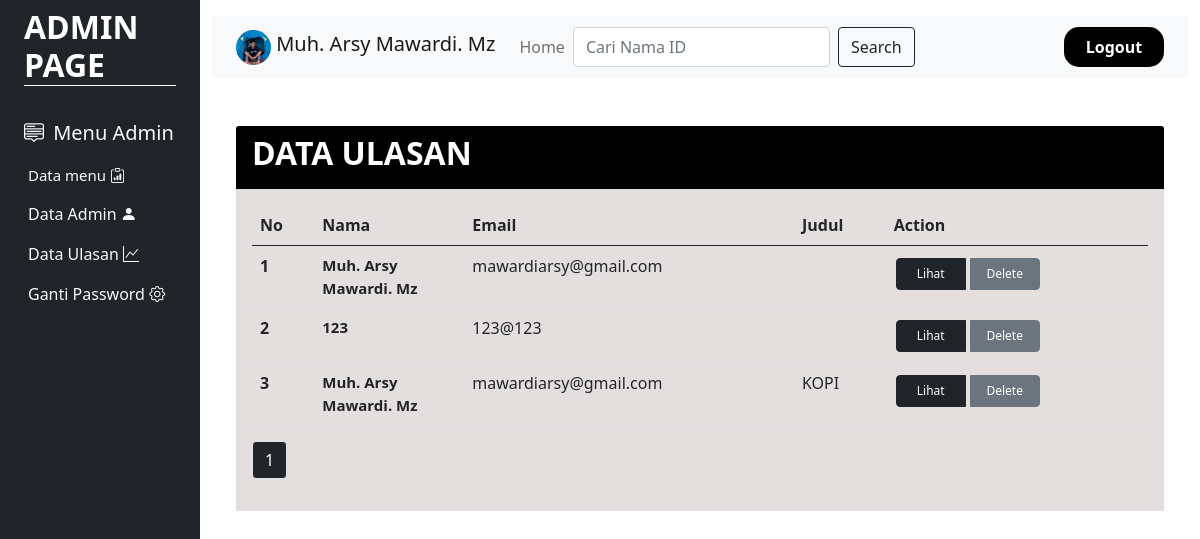
/admin/dataulasanpage.php (signed in), run on the app's committed database.
### tables this page shows
CREATE TABLE `user` (
  `id` varchar(30) NOT NULL,
  `username` varchar(50) NOT NULL,
  `email` varchar(50) NOT NULL,
  `jeniskelamin` enum('Laki-Laki','Perempuan','','') NOT NULL,
  `pekerjaan` varchar(50) NOT NULL,
  `password_user` varchar(50) NOT NULL,
  `thumbnail` varchar(255) NOT NULL,
  `level_user` varchar(15) NOT NULL
);

CREATE TABLE `ulasan` (
  `id_ulasan` int(11) NOT NULL,
  `id_user` varchar(50) NOT NULL,
  `judul_ulasan` varchar(255) NOT NULL,
  `content` text NOT NULL
);

### admin/dataulasanpage.php (the view, shortened to what this page needs)
<!DOCTYPE html>
<html lang="en">
<head>
      <link rel="stylesheet" href="../css/bootstrap.min.css">
          <link rel="stylesheet" href="https://cdn.jsdelivr.net/npm/bootstrap-icons@1.8.1/font/bootstrap-icons.css">
</head>
<body>
	<?php
    include "../koneksi.php";
    $query = mysqli_query($koneksi, "SELECT * FROM  user WHERE id='$_SESSION[id]'");
    $data = mysqli_fetch_array($query);
    ?>
<div class="container-fluid">
    <div class="row flex-nowrap">
        <div class="col-auto col-md-3 col-xl-2 px-sm-2 px-0 bg-dark ">
            <div class="d-flex flex-column align-items-center align-items-sm-start px-3 pt-2 text-white min-vh-100">
                <a href="# "class="d-flex align-items-center pb-3 mb-md-0 me-md-auto text-white text-decoration-none">
                    <h2 class="fw-bold d-none d-sm-inline" style="border-bottom:1px solid white; width:100%;">ADMIN PAGE</h2>
                </a>
                <ul class="nav nav-pills flex-column mb-sm-auto mb-0 align-items-center align-items-sm-start" id="menu">
                    <li>
                        <a href="#submenu1" data-bs-toggle="collapse" class="nav-link px-0 align-middle" style="font-size:20px;">
                           <i class="bi bi-menu-up text-light"></i> <span class="ms-1 d-none d-sm-inline text-light">Menu Admin</span> </a>
                        <ul class="collapse show nav flex-column ms-1" id="submenu1" data-bs-parent="#menu">
                        <li class="w-100">
                                <a href="datamenupage.php" class="nav-link px-0 text-light" style="font-size:15px;"> <span class="d-none d-sm-inline">Data menu</span> <i class="bi bi-clipboard-data"></i></a>
                            </li>
                            <li>
                                <a href="menudataadminpage.php" class="nav-link px-0 text-light" style="font: size 15px;"> <span class="d-none d-sm-inline">Data Admin</span> <i class="bi bi-person-fill"></i> </a>
                            </li>
                            <li>
                                <a href="dataulasanpage.php" class="nav-link px-0 text-light" style="font: size 15px;"> <span class="d-none d-sm-inline">Data Ulasan </span><i class="bi bi-graph-up"></i></a>
                            </li>
                             <li>
                                <a href="gantipasswordadmin.php" class="nav-link px-0 text-light" style="font: size 15px;"> <span class="d-none d-sm-inline">Ganti Password</span> <i class="bi bi-gear"></i> </a>
                            </li>
                        </ul>
                    </li>
                </ul>
            </div>
        </div>
        <div class="col py-3">
<nav class="navbar navbar-expand-lg navbar-light bg-light">
  <div class="container-fluid">
    <a class="navbar-brand">
      <img src="../images/<?=$data['thumbnail']?>"style="width :35px; height:35px; border-radius:50%;" class="d-inline-block align-text-top">
      <?=$data['username']?>
    </a>
     <div class="collapse navbar-collapse" id="navbarNav">
    <ul class="navbar-nav">
         <li class="nav-item">
          <a class="nav-link" href="indexadmin.php">Home</a>
        </li>
    <form class="d-flex" method="post">
      <input class="form-control me-2" type="text" name="keyword" placeholder="Cari Nama ID" aria-label="Search">
      <button class="btn btn-outline-dark" type="submit" name="cari">Search</button>
    </form>
</ul>
<ul class="navbar-nav ms-auto">
        <li class="nav-item" style="width:100px; background-color:black; text-align:center; border-radius:15px;">
          <a class="nav-link active fw-bold" aria-current="page" href="../logout.php" style="color:white;">Logout</a>
        </li>
    </ul>
  </div>
</div>
</nav>
        <div class="container my-5">
            <div class="row">
                <div class="col-md-12">
                    <div class="card border-0">
                        <div class="card-header">
                            <div class="d-flex justify-content-between">
                                <h2 class="fw-bold text-white">DATA ULASAN</h2>
                            </div>
                        </div>
                        <div class="card-body">
                            <div class="table-responsive">
                            <table class="table">
                                <thead>
                                    <tr>
                                        <th scope="col">No</th>
                                        <th scope="col">Nama</th>
                                        <th scope="col">Email</th>
                                        <th scope="col">Judul</th>
                                        <th scope="col">Action</th>
                                    </tr>
                                </thead>
                                <tbody>
<?php
include "../koneksi.php";
$limit = 5;
    if (isset($_GET["page"])) {
	$page  = $_GET["page"];
	}
    else{
	$page=1;
	};
$start_from = ($page-1) * $limit;
$no = 1;
$keyword=$_POST['keyword'];
    if ($keyword !=''){
        $query = mysqli_query($koneksi, "SELECT * FROM ulasan INNER JOIN user ON ulasan.id_user=user.id WHERE id_user LIKE '%$keyword%'");
    }else{
        $query = mysqli_query($koneksi, "SELECT * FROM ulasan INNER JOIN user ON ulasan.id_user=user.id ORDER BY id_ulasan ASC LIMIT $start_from, $limit ");
    }
    while ($data=mysqli_fetch_array($query)) {
?>
                                    <tr>
                                        <th scope="row"><?= $no++ ?></th>
                                        <td style="width:150px; font-size:15px;"><b><?= $data['username'] ?><b></td>
                                        <td><?= $data['email'] ?></td>
                                        <td><?= $data['judul_ulasan']?></td>
                                        <td>
                                            <div class="btn-group" style="margin-top:2px;">
                                                <a href="viewulasanpage.php?id_ulasan=<?= $data['id_ulasan'] ?>" class="btn btn-dark" style="width:70px; font-size:12px; margin:2px;">Lihat</a>
                                                <a href="deleteulasanpage.php?id_ulasan=<?= $data['id_ulasan'] ?>" class="btn btn-secondary delete-link" style="width:70px; font-size:12px; margin:2px;">Delete</a>
                                            </div>
                                        </td>
                                    </tr>
                                    <?php
                                    }
                                    ?>
                                </tbody>
                            </table>
                            <?php
                            $result_db = mysqli_query($koneksi,"SELECT COUNT(*) as jumlah FROM ulasan");
                            $row_db = mysqli_fetch_row($result_db);
                            $total_records = $row_db[0];
                            $total_pages = ceil($total_records / $limit);
                            $pagLink = "<ul class='pagination'>";
                                for ($i=1; $i<=$total_pages; $i++) {
                                    $pagLink .= "<li class='page-item'><a class='page-link bg-dark text-white' href='datamenupage.php?page=".$i."'>".$i."</a></li>";
                                }
                            echo $pagLink . "</ul>";
                            ?>
                        </div>
                    </div>
                </div>
            </div>
        </div>
</div>
</body>
</html>

### admin/dataulasanpage.php (style rules this page uses)
.card-header { background-color:black; }
.card-body { background-color:#e4dfdf; }

### data on the page
user: thumbnail (picture), username "Muh. Arsy Mawardi. Mz"
ulasan: id_user.username "Muh. Arsy Mawardi. Mz", id_user.email "mawardiarsy@gmail.com"
ulasan: id_user.username "123", id_user.email "123@123"
ulasan: id_user.username "Muh. Arsy Mawardi. Mz", id_user.email "mawardiarsy@gmail.com", judul_ulasan "KOPI"
